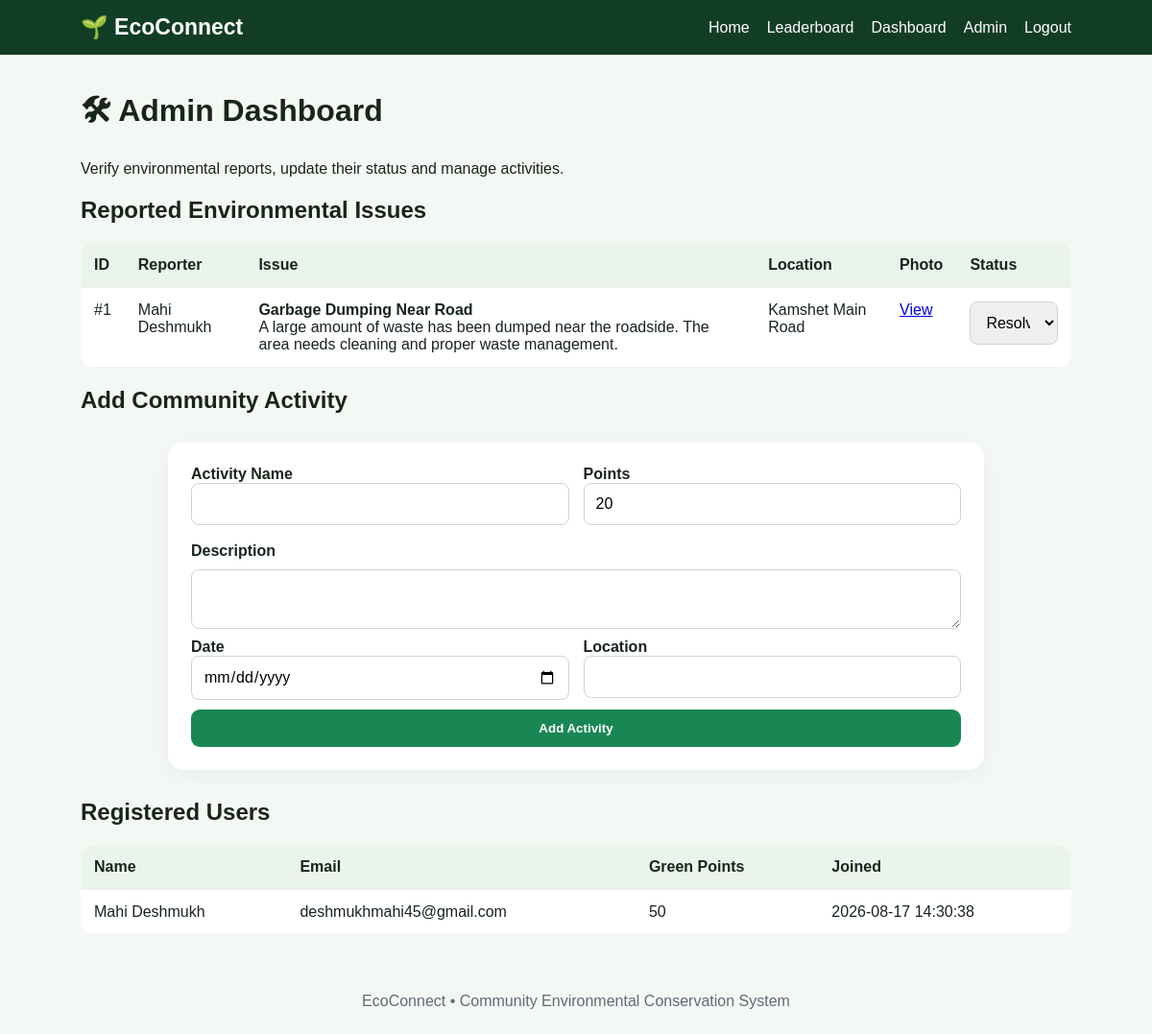
The page /admin (signed in) on the database its author committed.
### tables this page shows
CREATE TABLE issues (
        id INTEGER PRIMARY KEY AUTOINCREMENT,
        user_id INTEGER NOT NULL,
        title TEXT NOT NULL,
        description TEXT NOT NULL,
        location TEXT NOT NULL,
        latitude TEXT,
        longitude TEXT,
        image TEXT,
        status TEXT DEFAULT 'Pending',
        created_at TIMESTAMP DEFAULT CURRENT_TIMESTAMP,
        FOREIGN KEY(user_id) REFERENCES users(id)
    );

CREATE TABLE users (
        id INTEGER PRIMARY KEY AUTOINCREMENT,
        name TEXT NOT NULL,
        email TEXT UNIQUE NOT NULL,
        password TEXT NOT NULL,
        role TEXT DEFAULT 'user',
        points INTEGER DEFAULT 0,
        created_at TIMESTAMP DEFAULT CURRENT_TIMESTAMP
    );

### app.py (the view)
@app.route("/admin", methods=["GET"])
def admin():
    user = current_user()
    if not user or user["role"] != "admin":
        flash("Admin access required.", "danger")
        return redirect(url_for("login"))
    conn = get_db()
    issues = conn.execute("""
        SELECT issues.*, users.name AS reporter
        FROM issues JOIN users ON issues.user_id=users.id
        ORDER BY issues.id DESC
    """).fetchall()
    users = conn.execute(
        "SELECT id,name,email,points,created_at FROM users WHERE role='user' ORDER BY id DESC"
    ).fetchall()
    activities = conn.execute("SELECT * FROM activities ORDER BY id DESC").fetchall()
    conn.close()
    return render_template("admin.html", issues=issues, users=users, activities=activities)

### app.py (called while the page is built)
def get_db():
    conn = sqlite3.connect(DATABASE)
    conn.row_factory = sqlite3.Row
    return conn

def current_user():
    if "user_id" not in session:
        return None
    conn = get_db()
    user = conn.execute("SELECT * FROM users WHERE id=?", (session["user_id"],)).fetchone()
    conn.close()
    return user

@app.context_processor
def inject_user():
    return {"current_user": current_user()}

### templates/admin.html
{% extends "base.html" %}
{% block content %}
<h1>🛠 Admin Dashboard</h1>
<p>Verify environmental reports, update their status and manage activities.</p>
<h2>Reported Environmental Issues</h2>
<div class="table-wrap">
<table>
<tr><th>ID</th><th>Reporter</th><th>Issue</th><th>Location</th><th>Photo</th><th>Status</th></tr>
{% for i in issues %}
<tr>
<td>#{{ i['id'] }}</td>
<td>{{ i['reporter'] }}</td>
<td><b>{{ i['title'] }}</b><br>{{ i['description'] }}</td>
<td>{{ i['location'] }}{% if i['latitude'] %}<br>{{ i['latitude'] }}, {{ i['longitude'] }}{% endif %}</td>
<td>{% if i['image'] %}<a href="{{ url_for('uploaded_file', filename=i['image']) }}" target="_blank">View</a>{% else %}—{% endif %}</td>
<td>
<form method="POST" action="{{ url_for('update_status', issue_id=i['id']) }}">
<select name="status" onchange="this.form.submit()">
{% for s in ['Pending','In Progress','Resolved'] %}
<option {% if i['status']==s %}selected{% endif %}>{{ s }}</option>
{% endfor %}
</select>
</form>
</td>
</tr>
{% else %}
<tr><td colspan="6">No reports yet.</td></tr>
{% endfor %}
</table>
</div>
<h2>Add Community Activity</h2>
<div class="form-card wide">
<form method="POST" action="{{ url_for('add_activity') }}">
<div class="two">
<div><label>Activity Name</label><input name="title" required></div>
<div><label>Points</label><input type="number" name="points" min="1" value="20" required></div>
</div>
<label>Description</label><textarea name="description" required></textarea>
<div class="two">
<div><label>Date</label><input type="date" name="date" required></div>
<div><label>Location</label><input name="location" required></div>
</div>
<button class="btn">Add Activity</button>
</form>
</div>
<h2>Registered Users</h2>
<div class="table-wrap">
<table>
<tr><th>Name</th><th>Email</th><th>Green Points</th><th>Joined</th></tr>
{% for u in users %}
<tr><td>{{ u['name'] }}</td><td>{{ u['email'] }}</td><td>{{ u['points'] }}</td><td>{{ u['created_at'] }}</td></tr>
{% endfor %}
</table>
</div>
{% endblock %}

### style.css (style rules this page uses)
* { box-sizing: border-box; }
body { margin: 0; font-family: Arial, Helvetica, sans-serif; background: #f4f8f4; color: #17251a; }
.btn { border: 0; background: #198754; color: white; text-decoration: none; padding: 12px 18px; border-radius: 9px; cursor: pointer; display: inline-block; font-weight: 700; }
.stats div, .card, .form-card { background: white; border-radius: 16px; padding: 24px; box-shadow: 0 5px 20px #0000000c; }
.form-card { max-width: 600px; margin: 30px auto; }
.form-card.wide { max-width: 850px; }
form { display: flex; flex-direction: column; gap: 10px; }
label { font-weight: 700; margin-top: 8px; }
input, textarea, select { width: 100%; padding: 12px; border: 1px solid #ccd6cc; border-radius: 8px; font: inherit; }
.two { display: grid; grid-template-columns: 1fr 1fr; gap: 15px; }
.table-wrap { overflow-x: auto; background: white; border-radius: 14px; }
table { width: 100%; border-collapse: collapse; }
th, td { padding: 14px; border-bottom: 1px solid #eee; text-align: left; vertical-align: top; }
th { background: #eaf4eb; }

### rows shown on the page
issues: id "1", reporter "Mahi Deshmukh", title "Garbage Dumping Near Road", description "A large amount of waste has been dumped near the roadside. The area needs cleaning and proper waste management.", location "Kamshet Main Road", status "Resolved"
users: name "Mahi Deshmukh", email "deshmukhmahi45@gmail.com", points "50", created_at "2026-08-17 14:30:38"
